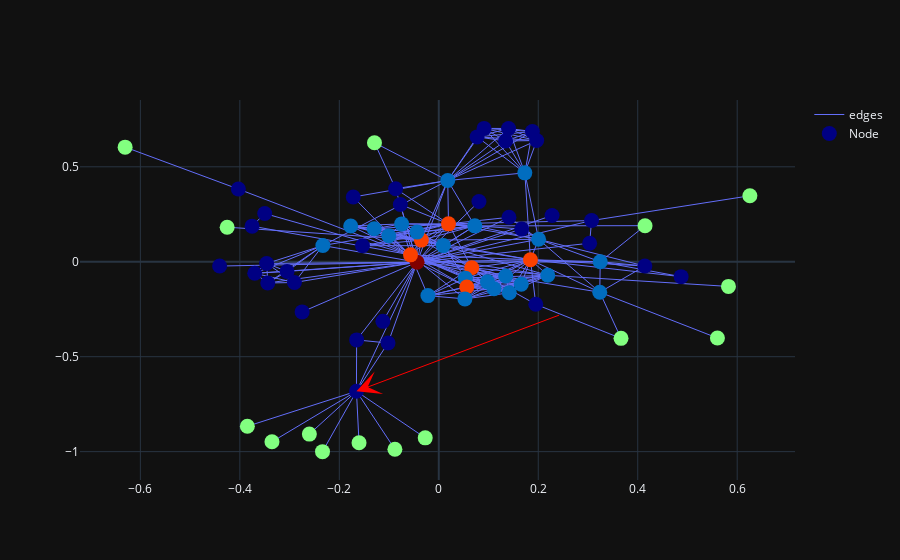

Notebook code for this chart:
### Code cell
%%timeit -n1 -r1
df = RDD.get_rdds_for_visuals_vector(target_G, target_node, [measures.global_graph_degree], target_rad)
df = other_sims.mean_shift(df, [measures.global_graph_degree])
fig = visualize.visualize_rdd_vector_mean_shift(target_G, target_node,target_rad, [measure_list], pos)
fig.show()
df = df.sort_values('cluster')
#print(df)

clusters = df_to_cluster_list(df)
result = nx.algorithms.community.modularity(target_G, clusters)
print(result)

### Figure 1 — Plotly figure (JSON) as saved in the notebook; plotly's stock layout.template omitted (floating-point values rounded to 4 significant figures; data arrays with more than 128 entries replaced by an {"elided": "..."} marker saying what was removed)
{"data": [{"line": {"width": 1}, "marker": {"color": [0, 2, 0, 0, 2, 2, 2, 2, 2, 2, 0, 4, 0, 0, 0, 0, 1, 0, 0, 0, 0, 0, 0, 1, 1, 3, 1, 3, 0, 1, 2, 0, 0, 0, 0, 0, 0, 0, 0, 0, 2, 1, 0, 0, 0, 2, 2, 0, 3, 1, 2, 1, 2, 2, 0, 3, 0, 1, 3, 1, 1, 1, 1, 1, 3, 1, 1, 2, 1, 1, 1, 1, 0, 0, 0, 1, 1], "colorscale": [[0, "rgb(0,0,131)"], [0.2, "rgb(0,60,170)"], [0.4, "rgb(5,255,255)"], [0.6, "rgb(255,255,0)"], [0.8, "rgb(250,0,0)"], [1, "rgb(128,0,0)"]], "size": 15}, "mode": "lines", "name": "edges", "type": "scatter", "uid": "2b62f653-a0bf-4dfd-8200-626d98688b31", "x": {"elided": "762 float values"}, "y": {"elided": "762 float values"}}, {"customdata": {"elided": "77x8 mixed values"}, "hovertemplate": "node_name: %{customdata[0]} <br> radius: %{customdata[1]} <br> degree: %{customdata[2]} <br> global_graph_degree: %{customdata[3]} <br> normalized_rdd: %{customdata[4]} <br> cluster: %{customdata[5]} <br> nodes_x: %{customdata[6]} <br> nodes_y: %{customdata[7]} <br> ", "marker": {"color": [0, 2, 0, 0, 2, 2, 2, 2, 2, 2, 0, 4, 0, 0, 0, 0, 1, 0, 0, 0, 0, 0, 0, 1, 1, 3, 1, 3, 0, 1, 2, 0, 0, 0, 0, 0, 0, 0, 0, 0, 2, 1, 0, 0, 0, 2, 2, 0, 3, 1, 2, 1, 2, 2, 0, 3, 0, 1, 3, 1, 1, 1, 1, 1, 3, 1, 1, 2, 1, 1, 1, 1, 0, 0, 0, 1, 1], "colorscale": [[0, "rgb(0,0,131)"], [0.2, "rgb(0,60,170)"], [0.4, "rgb(5,255,255)"], [0.6, "rgb(255,255,0)"], [0.8, "rgb(250,0,0)"], [1, "rgb(128,0,0)"]], "size": 15}, "mode": "markers", "name": "Node", "text": ["Myriel", "Napoleon", "MlleBaptistine", "MmeMagloire", "CountessDeLo", "Geborand", "Champtercier", "Cravatte", "Count", "OldMan", "Labarre", "Valjean", "Marguerite", "MmeDeR", "Isabeau", "Gervais", "Tholomyes", "Listolier", "Fameuil", "Blacheville", "Favourite", "Dahlia", "Zephine", "Fantine", "MmeThenardier", "Thenardier", "Cosette", "Javert", "Fauchelevent", "Bamatabois", "Perpetue", "Simplice", "Scaufflaire", "Woman1", "Judge", "Champmathieu", "Brevet", "Chenildieu", "Cochepaille", "Pontmercy", "Boulatruelle", "Eponine", "Anzelma", "Woman2", "MotherInnocent", "Gribier", "Jondrette", "MmeBurgon", "Gavroche", "Gillenormand", "Magnon", "MlleGillenormand", "MmePontmercy", "MlleVaubois", "LtGillenormand", "Marius", "BaronessT", "Mabeuf", "Enjolras", "Combeferre", "Prouvaire", "Feuilly", "Courfeyrac", "Bahorel", "Bossuet", "Joly", "Grantaire", "MotherPlutarch", "Gueulemer", "Babet", "Claquesous", "Montparnasse", "Toussaint", "Child1", "Child2", "Brujon", "MmeHucheloup"], "type": "scatter", "uid": "befa4a33-4ef1-4b90-911d-ecd34626242e", "x": [-0.1656, -0.02727, -0.102, -0.1652, -0.2602, -0.0882, -0.2338, -0.1603, -0.3849, -0.3354, -0.2747, -0.04357, -0.1719, 0.08078, -0.4407, 0.2277, 0.173, 0.1403, 0.1882, 0.09101, 0.0771, 0.1969, 0.1344, 0.01801, 0.07244, -0.03502, 0.2007, 0.01955, 0.3073, -0.233, -0.1293, -0.08686, -0.1124, -0.07727, -0.3701, -0.3461, -0.3051, -0.3438, -0.2902, 0.195, -0.4255, 0.009111, -0.1534, 0.1411, 0.3033, 0.6255, -0.6307, -0.403, -0.05683, 0.3246, 0.4147, 0.3237, 0.3665, 0.5603, 0.4144, 0.1843, 0.4872, 0.2191, 0.0663, 0.1418, 0.1346, 0.1658, 0.05355, 0.1111, 0.05626, 0.09786, 0.05253, 0.5825, -0.07467, -0.1005, -0.04372, -0.1299, 0.1667, -0.3754, -0.35, -0.1771, -0.02182], "y": [-0.6822, -0.9276, -0.428, -0.4116, -0.9078, -0.9877, -1, -0.9536, -0.8664, -0.9482, -0.264, -0.002457, 0.341, 0.3174, -0.02265, 0.2439, 0.4683, 0.7017, 0.686, 0.7024, 0.6576, 0.6382, 0.6363, 0.4277, 0.189, 0.1139, 0.1182, 0.1996, 0.2169, 0.08548, 0.627, 0.3848, -0.314, 0.3016, -0.0609, -0.009132, -0.05072, -0.1118, -0.1093, -0.2242, 0.182, 0.08501, 0.08445, 0.234, 0.09754, 0.3474, 0.6036, 0.3828, 0.03628, 2.365e-05, 0.19, -0.1605, -0.4035, -0.4016, -0.02247, 0.01063, -0.07857, -0.0712, -0.03141, -0.1637, -0.07506, -0.1179, -0.08632, -0.1419, -0.133, -0.1058, -0.1958, -0.1299, 0.1994, 0.1368, 0.1561, 0.1735, 0.1724, 0.1875, 0.254, 0.1886, -0.1784]}], "layout": {"annotations": [{"arrowcolor": "red", "arrowhead": 3, "arrowsize": 4, "axref": "x", "ayref": "y", "showarrow": true, "x": -0.1656, "y": -0.6822}], "dragmode": "pan"}}
